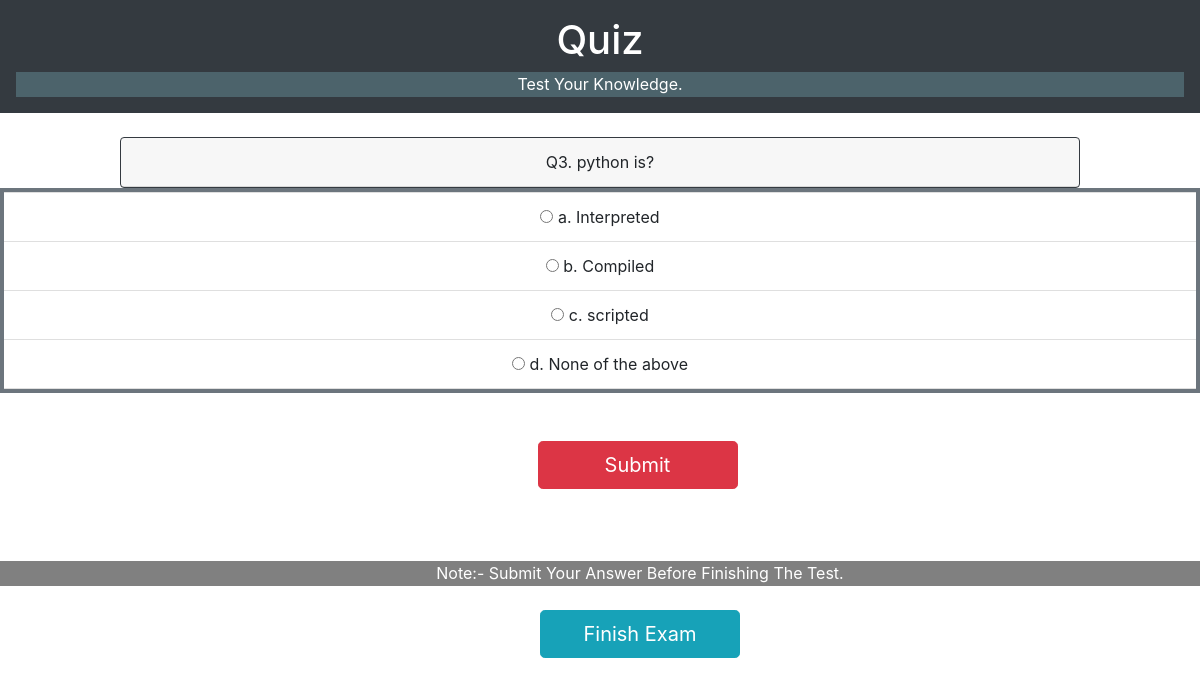
The app's page /index?page=3, older data.
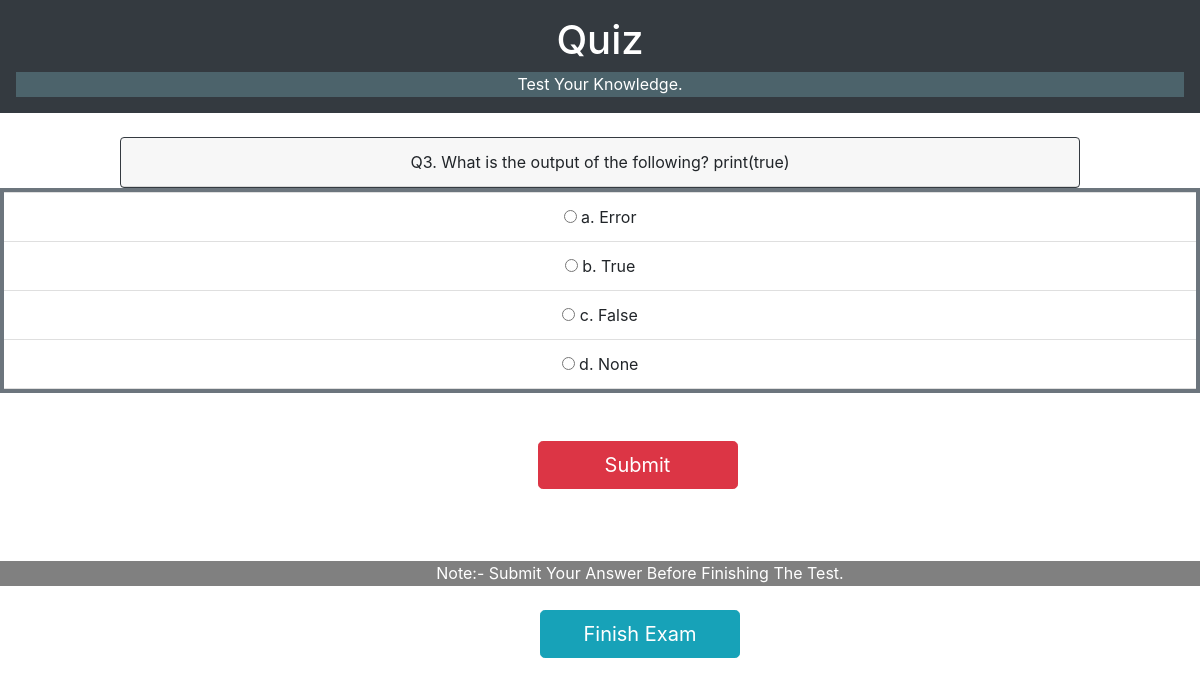
The same page, newer data.
### quizapp/models.py (models this page shows)
class Quiz(models.Model):
    question_number = models.IntegerField(default=True)
    question = models.TextField(max_length=500, default=True)
    option1 = models.CharField(max_length=300)
    option2 = models.CharField(max_length=300)
    option3 = models.CharField(max_length=300)
    option4 = models.CharField(max_length=300)
    answer = models.CharField(max_length=300)

### quizapp/views.py (the view)
# urls.py: path('index', views.index, name='index'),
def index(request):
	questions = Quiz.objects.all()
	paginator = Paginator(questions, 1)  # Show 25 contacts per page.
	page_number = request.GET.get('page')
	page_obj = paginator.get_page(page_number)
	context = {
		'heading': 'Quiz',
		'title': 'Quiz-App',
		'page_obj': page_obj,
	}
	return render(request, 'index.html', context)

### quizapp/templates/index.html (shortened to what this page needs)
<!DOCTYPE html>
<html lang="en">
<head>
  <link rel="stylesheet" href="https://maxcdn.bootstrapcdn.com/bootstrap/4.0.0/css/bootstrap.min.css">
</head>
<body>
<center>
<div class=".container p-3 bg-dark text-white">
    {% if heading %}
        <h1>{{ heading }}</h1>
    {% else %}
        <h1>Heading</h1>
    {% endif %}
		<div style="height:25px;border-width:0;color:white;background-color:#4C636B;">
			Test Your Knowledge.
		</div>
</div>
      <br>
	{% for q in page_obj %}
        <div class="border border-dark card" style="width: 60rem;">
            <div class="card-header">
                Q{{ q.question_number }}.  {{ q.question }}
            </div>
        </div>
        <ul class="p-1 bg-secondary list-group list-group-flush">
		    <li class="list-group-item">
                <input type = "radio" name = "option" value = "a" id = "q1a">
                a. {{ q.option1 }}
            </li>
            <li class="list-group-item">
                <input type = "radio" name = "option" value = "b" id = "q1b">
                b. {{ q.option2 }}
            </li>
            <li class="list-group-item">
                <input type = "radio" name = "option" value = "c" id = "q1c">
                c. {{ q.option3 }}
            </li>
            <li class="list-group-item">
            <input type = "radio" name = "option" value = "d" id = "q1d">
                d. {{ q.option4 }}
            </li>
        </ul>
	{% endfor %}
	<br><br>
    <input style="margin-left:75px; width:200px;" type="submit"
           class="btn btn-danger btn-lg" value="Submit" onclick="colnames()"><br>
    <br><br>
    <div class="pagination">
        <span class="step-links">
        </span>
    </div>
    {% if not page_obj.has_next %}
		<div style="height:25px;border-width:0;color:white;background-color:grey;">
			<div style="margin-left:80px;">Note:- Submit Your Answer Before Finishing The Test.</div>
		</div><br />
        <a href="#" class="btn btn-info btn-lg" style="margin-left:80px; width:200px;"> Finish Exam</a>
    {% endif %}
</center>
</body>
</html>

Row changes from the older to the newer data that the page shows:
changed Quiz: question "python is?" → "What is the output of the following? print(true)"; option1 "Interpreted" → "Error"; option2 "Compiled" → "True"; option3 "scripted" → "False"; option4 "None of the above" → "None"
